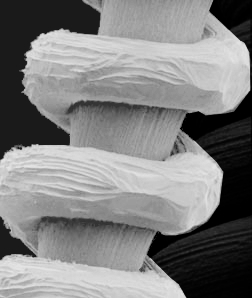
#> input picture machine_vision/pic/Fig3.24.jpg, 252 x 298 px
$ python ex_4_3.py
#> lines starting #> are read from the running program, lines starting #| are printed output that depends on the picture
import cv2 as cv
import numpy as np
from matplotlib import pyplot as plt


filename = 'pic/Fig3.24.jpg'
src_img = cv.imread(filename, 0)
#> src_img is the input picture: shape (298, 252); min 0, max 231, mean 128.1
mean_img = src_img.copy()
plt.subplot(221)
plt.imshow(src_img,plt.cm.gray)

# kernel = np.ones((3,3)) / 9
# mean_img = cv.filter2D(src_img,-1,kernel)
mean_img = cv.blur(src_img,(3,3))
plt.subplot(222)
plt.imshow(mean_img,plt.cm.gray)
plt.show()
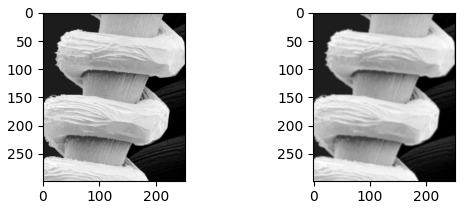
#> figure drawn by matplotlib, 2 panels
mean = cv.mean(src_img)[0]
#> mean = 128.1
(mean, std) = cv.meanStdDev(src_img)
#> mean = [128.1]; std = [75.32]
